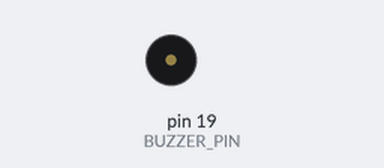
A sketch run on a simulated Arduino Uno, built with avr-gcc and run on an emulated ATmega328P. On the bench: buzzer (waves = sounding, pin HIGH). What the sketch prints to the serial monitor is not drawn.

Above: at 0.6 s.
Timing chart, 0 to 3.0 s (numbered marks = the images above):
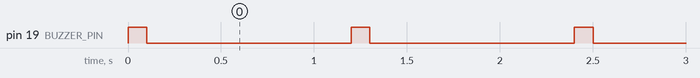

The sketch:

Buzzer_test.ino
```cpp
const int BUZZER_PIN = 19;

int x = 0;

void setup() {
  Serial.begin(9600);
  pinMode(BUZZER_PIN, OUTPUT);       // Configurar pin 19 como salida
}

void loop() {
  if (x <= 3) {
    digitalWrite(BUZZER_PIN, HIGH); // Encender
    delay(100);
    digitalWrite(BUZZER_PIN, LOW);
    delay(100);
  }
  else if (x > 3) {
    digitalWrite(BUZZER_PIN, LOW);  // Apagar
  }
  x++;
  Serial.println("x= " + x);
  delay(1000);
}
```

Measured:
- by itself, pin 19 (BUZZER_PIN): alternates HIGH for 0.10 s and LOW for 1.1 s, 8 changes in all, then stays LOW
